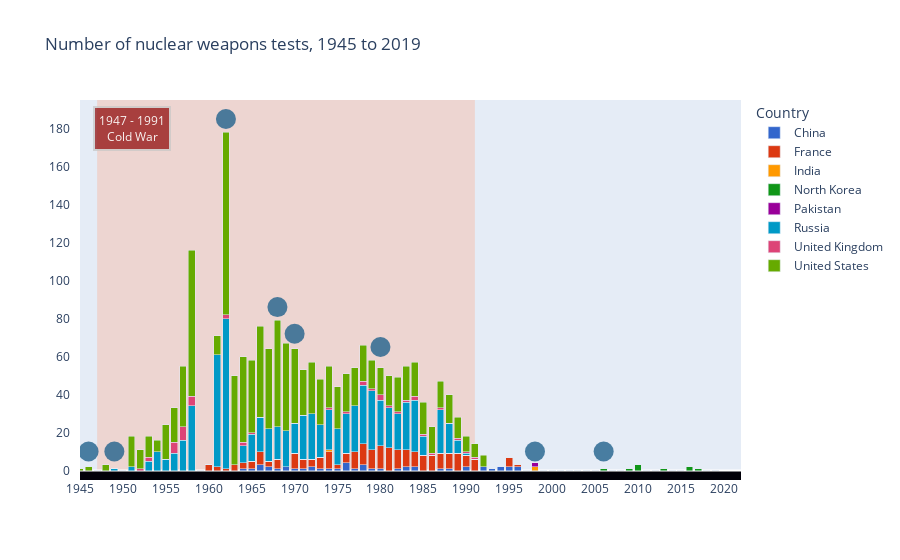

The notebook cell this image was saved under:
### Code cell
fig3 = px.bar(
    data_frame=df3.sort_values(by=["country_name"]),
    x=df3["year"],
    y=df3["nuclear_weapons_tests"],
    color=df3["country_name"],
    barmode="stack",
    height=600,
    hover_name=df3["country_name"],
    #hover_data=,
    #labels=,
    title="Number of nuclear weapons tests, 1945 to 2019",
    labels={"color": "Country", "x": "", "y": ""},
    color_discrete_sequence=px.colors.qualitative.G10
)

fig3.update_layout(
    xaxis=dict(
        range=[df3["year"].min(),2022],
        ticklabelstep=5,
        tickangle=0,
        tickmode="linear",
        #position=0,
        #anchor="free"
    ),
    yaxis=dict(
        tickmode="linear",
        #tick0=120,
        ticklabelstep=20,
        #dtick=20,
        range=[-5,195],
        showgrid=False
))

fig3.update_yaxes(ticksuffix = "   ")



########## Hiroshima, Nagasaki ##########
#
#fig3.add_annotation(
#        x=1948.5,
#        y=35,
#        xref="x",
#        yref="y",
#        text="1945<br>Atomic bombings<br>of Hiroshima<br> and Nagasaki",
#        showarrow=False,
#        font=dict(
#            #family="Courier New, monospace",
#            size=10,
#            color="#ffffff"
#            ),
#        align="center",
#        arrowhead=2,
#        arrowsize=1,
#        arrowwidth=2,
#        arrowcolor="#636363",
#        #ax=65,
#        #ay=-80,
#        bordercolor="#c7c7c7",
#        borderwidth=2,
#        borderpad=4,
#        bgcolor="#21618C",
#        opacity=0.8
#        )
#
########## Cold War ##########

fig3.add_vrect(
    x0="1947", x1="1991",
    fillcolor="LightSalmon", opacity=0.3,
    layer="below", line_width=0,
),

fig3.add_annotation(
        x=1951,
        y=180,
        xref="x",
        yref="y",
        text="1947 - 1991<br>Cold War",
        showarrow=False,
        font=dict(
            #family="Courier New, monospace",
            size=12,
            color="#ffffff"
            ),
        align="center",
        arrowhead=2,
        arrowsize=1,
        arrowwidth=2,
        arrowcolor="#636363",
        #ax=65,
        #ay=-80,
        bordercolor="#c7c7c7",
        borderwidth=2,
        borderpad=4,
        bgcolor="DarkRed",
        opacity=0.7
        )

########## USSR 1st test ##########
#
#fig3.add_annotation(
#        x=1949,
#        y=65,
#        xref="x",
#        yref="y",
#        text="1949<br>USSR: 1st<br>successful test",
#        showarrow=False,
#        font=dict(
#            #family="Courier New, monospace",
#            size=10,
#            color="#ffffff"
#            ),
#        align="center",
#        arrowhead=2,
#        arrowsize=1,
#        arrowwidth=2,
#        arrowcolor="#636363",
#        ax=30,
#        ay=-140,
#        bordercolor="#c7c7c7",
#        borderwidth=2,
#        borderpad=4,
#        bgcolor="#21618C",
#        opacity=0.8
#        )

########## Cuba ##########
#
#fig3.add_annotation(
#        x=1962,
#        y=160,
#        xref="x",
#        yref="y",
#        text="1962<br>Cuban Missile<br>Crisis",
#        showarrow=False,
#        font=dict(
#            #family="Courier New, monospace",
#            size=10,
#            color="#ffffff"
#            ),
#        align="center",
#        arrowhead=2,
#        arrowsize=1,
#        arrowwidth=2,
#        arrowcolor="#636363",
#        ax=30,
#        ay=-140,
#        bordercolor="#c7c7c7",
#        borderwidth=2,
#        borderpad=4,
#        bgcolor="#21618C",
#        opacity=0.8
#        )
#
########## NPT ##########
#
#fig3.add_annotation(
#        x=1968,
#        y=92,
#        xref="x",
#        yref="y",
#        text="1968<br>Non-Proliferation<br>Treaty",
#        showarrow=False,
#        font=dict(
#            #family="Courier New, monospace",
#            size=10,
#            color="#ffffff"
#            ),
#        align="center",
#        arrowhead=2,
#        arrowsize=1,
#        arrowwidth=2,
#        arrowcolor="#636363",
#        ax=30,
#        ay=-140,
#        bordercolor="#c7c7c7",
#        borderwidth=2,
#        borderpad=4,
#        bgcolor="#21618C",
#        opacity=0.8
#        )

fig3.add_hrect(
    y0=-5, y1=0,
    fillcolor="#010008", opacity=1,
    layer="below", line_width=0,
),

fig3.add_scatter(
    x=[1946],
    y=[10],
    name="1945",
    showlegend=False,
    hovertemplate="Atomic bombings of Hiroshima and Nagasaki",
    marker=dict(
        size=20,
        color="#21618C",
        opacity=0.8
))

fig3.add_scatter(
    x=[1949],
    y=[10],
    name="1949",
    showlegend=False,
    hovertemplate="First successful test by USSR",
    marker=dict(
        size=20,
        color="#21618C",
        opacity=0.8
))

fig3.add_scatter(
    x=[1962],
    y=[185],
    name="1962",
    showlegend=False,
    hovertemplate="Cuban Missile Crisis",
    marker=dict(
        size=20,
        color="#21618C",
        opacity=0.8
))

fig3.add_scatter(
    x=[1968],
    y=[86],
    name="1968",
    showlegend=False,
    hovertemplate="Non-Proliferation Treaty",
    marker=dict(
        size=20,
        color="#21618C",
        opacity=0.8
))

fig3.add_scatter(
    x=[1970],
    y=[72],
    name="1969",
    showlegend=False,
    hovertemplate="Détente began in 1969, as a core element of the foreign policy<br>of president Richard Nixon and his top advisor Henry Kissinger. They wanted to end<br>the containment policy and gain friendlier relations with the USSR and China.",
    marker=dict(
        size=20,
        color="#21618C",
        opacity=0.8
))

fig3.add_scatter(
    x=[1980],
    y=[65],
    name="1979",
    showlegend=False,
    hovertemplate="Cold War flares up: after Soviet invasion of Afghanistan",
    marker=dict(
        size=20,
        color="#21618C",
        opacity=0.8
))

fig3.add_scatter(
    x=[1998],
    y=[10],
    name="1998",
    showlegend=False,
    hovertemplate="India test detonated five nuclear weapons. Domestic pressure<br>within Pakistan began to build which resulted in detonating six nuclear weapons.",
    marker=dict(
        size=20,
        color="#21618C",
        opacity=0.8
))

fig3.add_scatter(
    x=[2006],
    y=[10],
    name="2006",
    showlegend=False,
    hovertemplate="First successful test by North Korea",
    marker=dict(
        size=20,
        color="#21618C",
        opacity=0.8
))

fig3.show()

### Figure 1 — Plotly figure (JSON) as saved in the notebook; plotly's stock layout.template omitted (floating-point values rounded to 4 significant figures)
{"data": [{"alignmentgroup": "True", "hovertemplate": "<b>%{hovertext}</b><br><br>Country=China<br>=%{y}<extra></extra>", "hovertext": ["China", "China", "China", "China", "China", "China", "China", "China", "China", "China", "China", "China", "China", "China", "China", "China", "China", "China", "China", "China", "China", "China", "China", "China", "China", "China", "China", "China", "China", "China", "China", "China", "China", "China", "China", "China", "China", "China", "China", "China", "China", "China", "China", "China", "China", "China", "China", "China", "China", "China", "China", "China", "China", "China", "China", "China", "China", "China", "China", "China", "China", "China", "China", "China", "China", "China", "China", "China", "China", "China", "China", "China", "China", "China", "China"], "legendgroup": "China", "marker": {"color": "#3366CC", "pattern": {"shape": ""}}, "name": "China", "offsetgroup": "China", "orientation": "v", "showlegend": true, "textposition": "auto", "type": "bar", "x": [1945, 1946, 1947, 1948, 1949, 1950, 1951, 1952, 1953, 1954, 1955, 1956, 1957, 1958, 1959, 1960, 1961, 1962, 1963, 1964, 1965, 1966, 1967, 1968, 1969, 1970, 1971, 1972, 1973, 1974, 1975, 1976, 1977, 1978, 1979, 1980, 1981, 1982, 1983, 1984, 1985, 1986, 1987, 1988, 1989, 1990, 1991, 1992, 1993, 1994, 1995, 1996, 1997, 1998, 1999, 2000, 2001, 2002, 2003, 2004, 2005, 2006, 2007, 2008, 2009, 2010, 2011, 2012, 2013, 2014, 2015, 2016, 2017, 2018, 2019], "xaxis": "x", "y": [0, 0, 0, 0, 0, 0, 0, 0, 0, 0, 0, 0, 0, 0, 0, 0, 0, 0, 0, 1, 1, 3, 2, 1, 2, 1, 1, 2, 1, 1, 1, 4, 1, 3, 1, 1, 0, 1, 2, 2, 0, 0, 1, 1, 0, 2, 0, 2, 1, 2, 2, 2, 0, 0, 0, 0, 0, 0, 0, 0, 0, 0, 0, 0, 0, 0, 0, 0, 0, 0, 0, 0, 0, 0, 0], "yaxis": "y"}, {"alignmentgroup": "True", "hovertemplate": "<b>%{hovertext}</b><br><br>Country=France<br>=%{y}<extra></extra>", "hovertext": ["France", "France", "France", "France", "France", "France", "France", "France", "France", "France", "France", "France", "France", "France", "France", "France", "France", "France", "France", "France", "France", "France", "France", "France", "France", "France", "France", "France", "France", "France", "France", "France", "France", "France", "France", "France", "France", "France", "France", "France", "France", "France", "France", "France", "France", "France", "France", "France", "France", "France", "France", "France", "France", "France", "France", "France", "France", "France", "France", "France", "France", "France", "France", "France", "France", "France", "France", "France", "France", "France", "France", "France", "France", "France", "France"], "legendgroup": "France", "marker": {"color": "#DC3912", "pattern": {"shape": ""}}, "name": "France", "offsetgroup": "France", "orientation": "v", "showlegend": true, "textposition": "auto", "type": "bar", "x": [1945, 1946, 1947, 1948, 1949, 1950, 1951, 1952, 1953, 1954, 1955, 1956, 1957, 1958, 1959, 1960, 1961, 1962, 1963, 1964, 1965, 1966, 1967, 1968, 1969, 1970, 1971, 1972, 1973, 1974, 1975, 1976, 1977, 1978, 1979, 1980, 1981, 1982, 1983, 1984, 1985, 1986, 1987, 1988, 1989, 1990, 1991, 1992, 1993, 1994, 1995, 1996, 1997, 1998, 1999, 2000, 2001, 2002, 2003, 2004, 2005, 2006, 2007, 2008, 2009, 2010, 2011, 2012, 2013, 2014, 2015, 2016, 2017, 2018, 2019], "xaxis": "x", "y": [0, 0, 0, 0, 0, 0, 0, 0, 0, 0, 0, 0, 0, 0, 0, 3, 2, 1, 3, 3, 4, 7, 3, 5, 0, 8, 5, 4, 6, 9, 2, 5, 9, 11, 10, 12, 12, 10, 9, 8, 8, 8, 8, 8, 9, 6, 6, 0, 0, 0, 5, 1, 0, 0, 0, 0, 0, 0, 0, 0, 0, 0, 0, 0, 0, 0, 0, 0, 0, 0, 0, 0, 0, 0, 0], "yaxis": "y"}, {"alignmentgroup": "True", "hovertemplate": "<b>%{hovertext}</b><br><br>Country=India<br>=%{y}<extra></extra>", "hovertext": ["India", "India", "India", "India", "India", "India", "India", "India", "India", "India", "India", "India", "India", "India", "India", "India", "India", "India", "India", "India", "India", "India", "India", "India", "India", "India", "India", "India", "India", "India", "India", "India", "India", "India", "India", "India", "India", "India", "India", "India", "India", "India", "India", "India", "India", "India", "India", "India", "India", "India", "India", "India", "India", "India", "India", "India", "India", "India", "India", "India", "India", "India", "India", "India", "India", "India", "India", "India", "India", "India", "India", "India", "India", "India", "India"], "legendgroup": "India", "marker": {"color": "#FF9900", "pattern": {"shape": ""}}, "name": "India", "offsetgroup": "India", "orientation": "v", "showlegend": true, "textposition": "auto", "type": "bar", "x": [1945, 1946, 1947, 1948, 1949, 1950, 1951, 1952, 1953, 1954, 1955, 1956, 1957, 1958, 1959, 1960, 1961, 1962, 1963, 1964, 1965, 1966, 1967, 1968, 1969, 1970, 1971, 1972, 1973, 1974, 1975, 1976, 1977, 1978, 1979, 1980, 1981, 1982, 1983, 1984, 1985, 1986, 1987, 1988, 1989, 1990, 1991, 1992, 1993, 1994, 1995, 1996, 1997, 1998, 1999, 2000, 2001, 2002, 2003, 2004, 2005, 2006, 2007, 2008, 2009, 2010, 2011, 2012, 2013, 2014, 2015, 2016, 2017, 2018, 2019], "xaxis": "x", "y": [0, 0, 0, 0, 0, 0, 0, 0, 0, 0, 0, 0, 0, 0, 0, 0, 0, 0, 0, 0, 0, 0, 0, 0, 0, 0, 0, 0, 0, 1, 0, 0, 0, 0, 0, 0, 0, 0, 0, 0, 0, 0, 0, 0, 0, 0, 0, 0, 0, 0, 0, 0, 0, 2, 0, 0, 0, 0, 0, 0, 0, 0, 0, 0, 0, 0, 0, 0, 0, 0, 0, 0, 0, 0, 0], "yaxis": "y"}, {"alignmentgroup": "True", "hovertemplate": "<b>%{hovertext}</b><br><br>Country=North Korea<br>=%{y}<extra></extra>", "hovertext": ["North Korea", "North Korea", "North Korea", "North Korea", "North Korea", "North Korea", "North Korea", "North Korea", "North Korea", "North Korea", "North Korea", "North Korea", "North Korea", "North Korea", "North Korea", "North Korea", "North Korea", "North Korea", "North Korea", "North Korea", "North Korea", "North Korea", "North Korea", "North Korea", "North Korea", "North Korea", "North Korea", "North Korea", "North Korea", "North Korea", "North Korea", "North Korea", "North Korea", "North Korea", "North Korea", "North Korea", "North Korea", "North Korea", "North Korea", "North Korea", "North Korea", "North Korea", "North Korea", "North Korea", "North Korea", "North Korea", "North Korea", "North Korea", "North Korea", "North Korea", "North Korea", "North Korea", "North Korea", "North Korea", "North Korea", "North Korea", "North Korea", "North Korea", "North Korea", "North Korea", "North Korea", "North Korea", "North Korea", "North Korea", "North Korea", "North Korea", "North Korea", "North Korea", "North Korea", "North Korea", "North Korea", "North Korea", "North Korea", "North Korea", "North Korea"], "legendgroup": "North Korea", "marker": {"color": "#109618", "pattern": {"shape": ""}}, "name": "North Korea", "offsetgroup": "North Korea", "orientation": "v", "showlegend": true, "textposition": "auto", "type": "bar", "x": [1945, 1946, 1947, 1948, 1949, 1950, 1951, 1952, 1953, 1954, 1955, 1956, 1957, 1958, 1959, 1960, 1961, 1962, 1963, 1964, 1965, 1966, 1967, 1968, 1969, 1970, 1971, 1972, 1973, 1974, 1975, 1976, 1977, 1978, 1979, 1980, 1981, 1982, 1983, 1984, 1985, 1986, 1987, 1988, 1989, 1990, 1991, 1992, 1993, 1994, 1995, 1996, 1997, 1998, 1999, 2000, 2001, 2002, 2003, 2004, 2005, 2006, 2007, 2008, 2009, 2010, 2011, 2012, 2013, 2014, 2015, 2016, 2017, 2018, 2019], "xaxis": "x", "y": [0, 0, 0, 0, 0, 0, 0, 0, 0, 0, 0, 0, 0, 0, 0, 0, 0, 0, 0, 0, 0, 0, 0, 0, 0, 0, 0, 0, 0, 0, 0, 0, 0, 0, 0, 0, 0, 0, 0, 0, 0, 0, 0, 0, 0, 0, 0, 0, 0, 0, 0, 0, 0, 0, 0, 0, 0, 0, 0, 0, 0, 1, 0, 0, 1, 3, 0, 0, 1, 0, 0, 2, 1, 0, 0], "yaxis": "y"}, {"alignmentgroup": "True", "hovertemplate": "<b>%{hovertext}</b><br><br>Country=Pakistan<br>=%{y}<extra></extra>", "hovertext": ["Pakistan", "Pakistan", "Pakistan", "Pakistan", "Pakistan", "Pakistan", "Pakistan", "Pakistan", "Pakistan", "Pakistan", "Pakistan", "Pakistan", "Pakistan", "Pakistan", "Pakistan", "Pakistan", "Pakistan", "Pakistan", "Pakistan", "Pakistan", "Pakistan", "Pakistan", "Pakistan", "Pakistan", "Pakistan", "Pakistan", "Pakistan", "Pakistan", "Pakistan", "Pakistan", "Pakistan", "Pakistan", "Pakistan", "Pakistan", "Pakistan", "Pakistan", "Pakistan", "Pakistan", "Pakistan", "Pakistan", "Pakistan", "Pakistan", "Pakistan", "Pakistan", "Pakistan", "Pakistan", "Pakistan", "Pakistan", "Pakistan", "Pakistan", "Pakistan", "Pakistan", "Pakistan", "Pakistan", "Pakistan", "Pakistan", "Pakistan", "Pakistan", "Pakistan", "Pakistan", "Pakistan", "Pakistan", "Pakistan", "Pakistan", "Pakistan", "Pakistan", "Pakistan", "Pakistan", "Pakistan", "Pakistan", "Pakistan", "Pakistan", "Pakistan", "Pakistan", "Pakistan"], "legendgroup": "Pakistan", "marker": {"color": "#990099", "pattern": {"shape": ""}}, "name": "Pakistan", "offsetgroup": "Pakistan", "orientation": "v", "showlegend": true, "textposition": "auto", "type": "bar", "x": [1945, 1946, 1947, 1948, 1949, 1950, 1951, 1952, 1953, 1954, 1955, 1956, 1957, 1958, 1959, 1960, 1961, 1962, 1963, 1964, 1965, 1966, 1967, 1968, 1969, 1970, 1971, 1972, 1973, 1974, 1975, 1976, 1977, 1978, 1979, 1980, 1981, 1982, 1983, 1984, 1985, 1986, 1987, 1988, 1989, 1990, 1991, 1992, 1993, 1994, 1995, 1996, 1997, 1998, 1999, 2000, 2001, 2002, 2003, 2004, 2005, 2006, 2007, 2008, 2009, 2010, 2011, 2012, 2013, 2014, 2015, 2016, 2017, 2018, 2019], "xaxis": "x", "y": [0, 0, 0, 0, 0, 0, 0, 0, 0, 0, 0, 0, 0, 0, 0, 0, 0, 0, 0, 0, 0, 0, 0, 0, 0, 0, 0, 0, 0, 0, 0, 0, 0, 0, 0, 0, 0, 0, 0, 0, 0, 0, 0, 0, 0, 0, 0, 0, 0, 0, 0, 0, 0, 2, 0, 0, 0, 0, 0, 0, 0, 0, 0, 0, 0, 0, 0, 0, 0, 0, 0, 0, 0, 0, 0], "yaxis": "y"}, {"alignmentgroup": "True", "hovertemplate": "<b>%{hovertext}</b><br><br>Country=Russia<br>=%{y}<extra></extra>", "hovertext": ["Russia", "Russia", "Russia", "Russia", "Russia", "Russia", "Russia", "Russia", "Russia", "Russia", "Russia", "Russia", "Russia", "Russia", "Russia", "Russia", "Russia", "Russia", "Russia", "Russia", "Russia", "Russia", "Russia", "Russia", "Russia", "Russia", "Russia", "Russia", "Russia", "Russia", "Russia", "Russia", "Russia", "Russia", "Russia", "Russia", "Russia", "Russia", "Russia", "Russia", "Russia", "Russia", "Russia", "Russia", "Russia", "Russia", "Russia", "Russia", "Russia", "Russia", "Russia", "Russia", "Russia", "Russia", "Russia", "Russia", "Russia", "Russia", "Russia", "Russia", "Russia", "Russia", "Russia", "Russia", "Russia", "Russia", "Russia", "Russia", "Russia", "Russia", "Russia", "Russia", "Russia", "Russia", "Russia"], "legendgroup": "Russia", "marker": {"color": "#0099C6", "pattern": {"shape": ""}}, "name": "Russia", "offsetgroup": "Russia", "orientation": "v", "showlegend": true, "textposition": "auto", "type": "bar", "x": [1945, 1946, 1947, 1948, 1949, 1950, 1951, 1952, 1953, 1954, 1955, 1956, 1957, 1958, 1959, 1960, 1961, 1962, 1963, 1964, 1965, 1966, 1967, 1968, 1969, 1970, 1971, 1972, 1973, 1974, 1975, 1976, 1977, 1978, 1979, 1980, 1981, 1982, 1983, 1984, 1985, 1986, 1987, 1988, 1989, 1990, 1991, 1992, 1993, 1994, 1995, 1996, 1997, 1998, 1999, 2000, 2001, 2002, 2003, 2004, 2005, 2006, 2007, 2008, 2009, 2010, 2011, 2012, 2013, 2014, 2015, 2016, 2017, 2018, 2019], "xaxis": "x", "y": [0, 0, 0, 0, 1, 0, 2, 0, 5, 10, 6, 9, 16, 34, 0, 0, 59, 79, 0, 9, 14, 18, 17, 17, 19, 16, 23, 24, 17, 21, 19, 21, 24, 31, 31, 24, 21, 19, 25, 27, 10, 0, 23, 16, 7, 1, 0, 0, 0, 0, 0, 0, 0, 0, 0, 0, 0, 0, 0, 0, 0, 0, 0, 0, 0, 0, 0, 0, 0, 0, 0, 0, 0, 0, 0], "yaxis": "y"}, {"alignmentgroup": "True", "hovertemplate": "<b>%{hovertext}</b><br><br>Country=United Kingdom<br>=%{y}<extra></extra>", "hovertext": ["United Kingdom", "United Kingdom", "United Kingdom", "United Kingdom", "United Kingdom", "United Kingdom", "United Kingdom", "United Kingdom", "United Kingdom", "United Kingdom", "United Kingdom", "United Kingdom", "United Kingdom", "United Kingdom", "United Kingdom", "United Kingdom", "United Kingdom", "United Kingdom", "United Kingdom", "United Kingdom", "United Kingdom", "United Kingdom", "United Kingdom", "United Kingdom", "United Kingdom", "United Kingdom", "United Kingdom", "United Kingdom", "United Kingdom", "United Kingdom", "United Kingdom", "United Kingdom", "United Kingdom", "United Kingdom", "United Kingdom", "United Kingdom", "United Kingdom", "United Kingdom", "United Kingdom", "United Kingdom", "United Kingdom", "United Kingdom", "United Kingdom", "United Kingdom", "United Kingdom", "United Kingdom", "United Kingdom", "United Kingdom", "United Kingdom", "United Kingdom", "United Kingdom", "United Kingdom", "United Kingdom", "United Kingdom", "United Kingdom", "United Kingdom", "United Kingdom", "United Kingdom", "United Kingdom", "United Kingdom", "United Kingdom", "United Kingdom", "United Kingdom", "United Kingdom", "United Kingdom", "United Kingdom", "United Kingdom", "United Kingdom", "United Kingdom", "United Kingdom", "United Kingdom", "United Kingdom", "United Kingdom", "United Kingdom", "United Kingdom"], "legendgroup": "United Kingdom", "marker": {"color": "#DD4477", "pattern": {"shape": ""}}, "name": "United Kingdom", "offsetgroup": "United Kingdom", "orientation": "v", "showlegend": true, "textposition": "auto", "type": "bar", "x": [1945, 1946, 1947, 1948, 1949, 1950, 1951, 1952, 1953, 1954, 1955, 1956, 1957, 1958, 1959, 1960, 1961, 1962, 1963, 1964, 1965, 1966, 1967, 1968, 1969, 1970, 1971, 1972, 1973, 1974, 1975, 1976, 1977, 1978, 1979, 1980, 1981, 1982, 1983, 1984, 1985, 1986, 1987, 1988, 1989, 1990, 1991, 1992, 1993, 1994, 1995, 1996, 1997, 1998, 1999, 2000, 2001, 2002, 2003, 2004, 2005, 2006, 2007, 2008, 2009, 2010, 2011, 2012, 2013, 2014, 2015, 2016, 2017, 2018, 2019], "xaxis": "x", "y": [0, 0, 0, 0, 0, 0, 0, 1, 2, 0, 0, 6, 7, 5, 0, 0, 0, 2, 0, 2, 1, 0, 0, 0, 0, 0, 0, 0, 0, 1, 0, 1, 0, 2, 1, 3, 1, 1, 1, 2, 1, 1, 1, 0, 1, 1, 1, 0, 0, 0, 0, 0, 0, 0, 0, 0, 0, 0, 0, 0, 0, 0, 0, 0, 0, 0, 0, 0, 0, 0, 0, 0, 0, 0, 0], "yaxis": "y"}, {"alignmentgroup": "True", "hovertemplate": "<b>%{hovertext}</b><br><br>Country=United States<br>=%{y}<extra></extra>", "hovertext": ["United States", "United States", "United States", "United States", "United States", "United States", "United States", "United States", "United States", "United States", "United States", "United States", "United States", "United States", "United States", "United States", "United States", "United States", "United States", "United States", "United States", "United States", "United States", "United States", "United States", "United States", "United States", "United States", "United States", "United States", "United States", "United States", "United States", "United States", "United States", "United States", "United States", "United States", "United States", "United States", "United States", "United States", "United States", "United States", "United States", "United States", "United States", "United States", "United States", "United States", "United States", "United States", "United States", "United States", "United States", "United States", "United States", "United States", "United States", "United States", "United States", "United States", "United States", "United States", "United States", "United States", "United States", "United States", "United States", "United States", "United States", "United States", "United States", "United States", "United States"], "legendgroup": "United States", "marker": {"color": "#66AA00", "pattern": {"shape": ""}}, "name": "United States", "offsetgroup": "United States", "orientation": "v", "showlegend": true, "textposition": "auto", "type": "bar", "x": [1945, 1946, 1947, 1948, 1949, 1950, 1951, 1952, 1953, 1954, 1955, 1956, 1957, 1958, 1959, 1960, 1961, 1962, 1963, 1964, 1965, 1966, 1967, 1968, 1969, 1970, 1971, 1972, 1973, 1974, 1975, 1976, 1977, 1978, 1979, 1980, 1981, 1982, 1983, 1984, 1985, 1986, 1987, 1988, 1989, 1990, 1991, 1992, 1993, 1994, 1995, 1996, 1997, 1998, 1999, 2000, 2001, 2002, 2003, 2004, 2005, 2006, 2007, 2008, 2009, 2010, 2011, 2012, 2013, 2014, 2015, 2016, 2017, 2018, 2019], "xaxis": "x", "y": [1, 2, 0, 3, 0, 0, 16, 10, 11, 6, 18, 18, 32, 77, 0, 0, 10, 96, 47, 45, 38, 48, 42, 56, 46, 39, 24, 27, 24, 22, 22, 20, 20, 19, 15, 14, 16, 18, 18, 18, 17, 14, 14, 15, 11, 8, 7, 6, 0, 0, 0, 0, 0, 0, 0, 0, 0, 0, 0, 0, 0, 0, 0, 0, 0, 0, 0, 0, 0, 0, 0, 0, 0, 0, 0], "yaxis": "y"}, {"hovertemplate": "Atomic bombings of Hiroshima and Nagasaki", "marker": {"color": "#21618C", "opacity": 0.8, "size": 20}, "name": "1945", "showlegend": false, "type": "scatter", "x": [1946], "y": [10]}, {"hovertemplate": "First successful test by USSR", "marker": {"color": "#21618C", "opacity": 0.8, "size": 20}, "name": "1949", "showlegend": false, "type": "scatter", "x": [1949], "y": [10]}, {"hovertemplate": "Cuban Missile Crisis", "marker": {"color": "#21618C", "opacity": 0.8, "size": 20}, "name": "1962", "showlegend": false, "type": "scatter", "x": [1962], "y": [185]}, {"hovertemplate": "Non-Proliferation Treaty", "marker": {"color": "#21618C", "opacity": 0.8, "size": 20}, "name": "1968", "showlegend": false, "type": "scatter", "x": [1968], "y": [86]}, {"hovertemplate": "Détente began in 1969, as a core element of the foreign policy<br>of president Richard Nixon and his top advisor Henry Kissinger. They wanted to end<br>the containment policy and gain friendlier relations with the USSR and China.", "marker": {"color": "#21618C", "opacity": 0.8, "size": 20}, "name": "1969", "showlegend": false, "type": "scatter", "x": [1970], "y": [72]}, {"hovertemplate": "Cold War flares up: after Soviet invasion of Afghanistan", "marker": {"color": "#21618C", "opacity": 0.8, "size": 20}, "name": "1979", "showlegend": false, "type": "scatter", "x": [1980], "y": [65]}, {"hovertemplate": "India test detonated five nuclear weapons. Domestic pressure<br>within Pakistan began to build which resulted in detonating six nuclear weapons.", "marker": {"color": "#21618C", "opacity": 0.8, "size": 20}, "name": "1998", "showlegend": false, "type": "scatter", "x": [1998], "y": [10]}, {"hovertemplate": "First successful test by North Korea", "marker": {"color": "#21618C", "opacity": 0.8, "size": 20}, "name": "2006", "showlegend": false, "type": "scatter", "x": [2006], "y": [10]}], "layout": {"annotations": [{"align": "center", "arrowcolor": "#636363", "arrowhead": 2, "arrowsize": 1, "arrowwidth": 2, "bgcolor": "DarkRed", "bordercolor": "#c7c7c7", "borderpad": 4, "borderwidth": 2, "font": {"color": "#ffffff", "size": 12}, "opacity": 0.7, "showarrow": false, "text": "1947 - 1991<br>Cold War", "x": 1951, "xref": "x", "y": 180, "yref": "y"}], "autosize": true, "barmode": "stack", "legend": {"title": {"text": "Country"}, "tracegroupgap": 0}, "shapes": [{"fillcolor": "LightSalmon", "layer": "below", "line": {"width": 0}, "opacity": 0.3, "type": "rect", "x0": "1947", "x1": "1991", "xref": "x", "y0": 0, "y1": 1, "yref": "y domain"}, {"fillcolor": "#010008", "layer": "below", "line": {"width": 0}, "opacity": 1, "type": "rect", "x0": 0, "x1": 1, "xref": "x domain", "y0": -5, "y1": 0, "yref": "y"}], "title": {"text": "Number of nuclear weapons tests, 1945 to 2019"}, "xaxis": {"anchor": "y", "domain": [0, 1], "range": [1945, 2022], "tickangle": 0, "ticklabelstep": 5, "tickmode": "linear", "title": {"text": ""}, "type": "linear"}, "yaxis": {"anchor": "x", "domain": [0, 1], "range": [-5, 195], "showgrid": false, "ticklabelstep": 20, "tickmode": "linear", "ticksuffix": "   ", "title": {"text": ""}, "type": "linear"}}}
